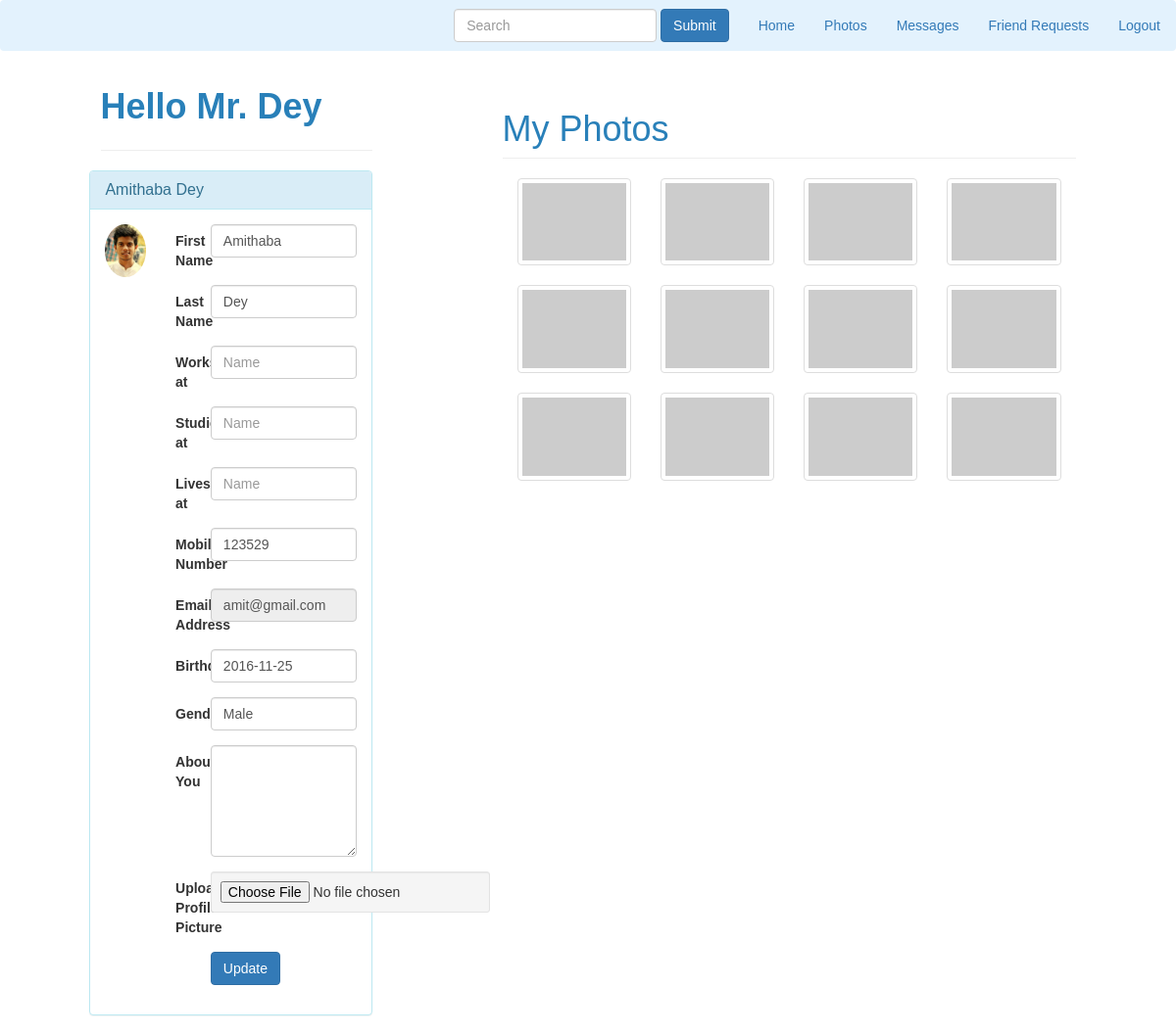
Page /photos.php (signed in) on the committed database.
### tables this page shows
CREATE TABLE IF NOT EXISTS `user` (
  `id` int(11) NOT NULL,
  `fname` varchar(255) NOT NULL,
  `lname` varchar(255) NOT NULL,
  `works` varchar(255) NOT NULL,
  `studies` varchar(255) NOT NULL,
  `live` varchar(255) NOT NULL,
  `mobile` varchar(255) NOT NULL,
  `email` varchar(255) NOT NULL,
  `password` varchar(255) NOT NULL,
  `birthday` varchar(255) NOT NULL,
  `gender` varchar(255) NOT NULL,
  `about` varchar(999) NOT NULL,
  `ppname` varchar(255) NOT NULL
);

### code.php (called while the page is built, shortened)
<?php
   include 'database.php';
   if(isset($_SESSION["name"])){
      $userEmail = $_SESSION["name"];
      $get_User_info_querry="SELECT * FROM user WHERE email='$userEmail'";
      $result = $conn->query($get_User_info_querry);
      $row = $result->fetch_assoc();
      if(!empty($row)){
        $user_fName=$row['fname'];
        $user_lName=$row['lname'];
        $user_work=$row['works'];
        $user_study=$row['studies'];
        $user_live=$row['live'];
        $user_phone=$row['mobile'];
        $user_email=$row['email'];
        $user_birth=$row['birthday'];
        $user_gender=$row['gender'];
        $user_ppName=$row['ppname'];
        if($user_gender=="Male"){
         $user_gender_def="Mr. ";
        }
        else{
         $user_gender_def="Miss ";
        }
      }
      else{
         echo "Sorry !!!!!!";
      }
   }
   else{
      header("Location:index.php");
   }
   ?>

### myProfile.php (the view, shortened to what this page needs)
<?php
require_once "code.php";
 ?>
<!DOCTYPE html>
<html lang="en">
   <head>
      <link rel="stylesheet" href="css/font-awesome.min.css">
      <link rel="stylesheet" href="css/bootstrap.min.css">
      <link rel="stylesheet" href="css/style.css">
      <link rel="stylesheet" href="css/responsive.css">
      <link rel="stylesheet" href="css/profile.css">
      <link href="css/round-about.css" rel="stylesheet">
   </head>
   <body>
         <div class="col-md-3">
            <h2 style= "padding-top: 6%; color: #2980B9"><?php echo "Hello ".$user_gender_def.$user_lName; ?></h2>
            <hr>
            <div class="panel panel-info" style="margin-left: -4%">
               <div class="panel-heading">
                  <h3 class="panel-title"><?php echo $user_fName." ".$user_lName; ?></h3>
               </div>
               <div class="panel-body">
                  <div class="row">
                     <div class="col-md-3 col-lg-3 " align="center">
                        <img alt="User Pic" src="<?php echo 'upload/'.$user_ppName; ?>" class="img-circle img-responsive">
                     </div>
                     <div class=" col-md-9 col-lg-9 ">
                        <form class="form-horizontal" action="profile.php" method="POST" enctype="multipart/form-data">
                           <div class="form-group">
                              <label for="inputName" class="col-sm-2 control-label">First Name</label>
                              <div class="col-sm-10">
                                 <input type="Name" class="form-control" id="inputName"  placeholder="Name"
                                    value='<?php echo $user_fName; ?>' name="user_fname">
                              </div>
                           </div>
                           <div class="form-group">
                              <label for="inputName" class="col-sm-2 control-label">Last Name</label>
                              <div class="col-sm-10">
                                 <input type="Name" class="form-control" id="inputName"  placeholder="Name"
                                    value='<?php echo $user_lName; ?>' name="user_lname">
                              </div>
                           </div>
                           <div class="form-group">
                              <label for="inputName" class="col-sm-2 control-label">Works at</label>
                              <div class="col-sm-10">
                                 <input type="Name" class="form-control" id="inputName"  placeholder="Name"
                                    value='<?php echo $user_work; ?>' name="user_work">
                              </div>
                           </div>
                           <div class="form-group">
                              <label for="inputName" class="col-sm-2 control-label">Studies at</label>
                              <div class="col-sm-10">
                                 <input type="Name" class="form-control" id="inputName"  placeholder="Name"
                                    value='<?php echo $user_study; ?>' name="user_study">
                              </div>
                           </div>
                           <div class="form-group">
                              <label for="inputName" class="col-sm-2 control-label">Lives at</label>
                              <div class="col-sm-10">
                                 <input type="Name" class="form-control" id="inputName"  placeholder="Name"
                                    value='<?php echo $user_live; ?>' name="user_live">
                              </div>
                           </div>
                           <div class="form-group">
                              <label for="inputName" class="col-sm-2 control-label">Mobile Number</label>
                              <div class="col-sm-10">
                                 <input type="Name" class="form-control" id="inputName"  placeholder="Name"
                                    value='<?php echo $user_phone; ?>' name="user_phone">
                              </div>
                           </div>
                           <div class="form-group">
                              <label for="inputName" class="col-sm-2 control-label">Email Address</label>
                              <div class="col-sm-10">
                                 <input type="Name" class="form-control" id="inputName" required placeholder="Name"
                                    value=<?php echo $user_email; ?> readonly>
                              </div>
                           </div>
                           <div class="form-group">
                              <label for="inputName" class="col-sm-2 control-label">Birthday</label>
                              <div class="col-sm-10">
                                 <input type="Name" class="form-control" id="inputName"  placeholder="Name"
                                    value='<?php echo $user_birth; ?>' name="user_birth">
                              </div>
                           </div>
                           <div class="form-group">
                              <label for="inputName" class="col-sm-2 control-label">Gender</label>
                              <div class="col-sm-10">
                                 <input type="Name" class="form-control" id="inputName" required placeholder="Name"
                                    value='<?php echo $user_gender; ?>' name="user_gender">
                              </div>
                           </div>
                           <div class="form-group">
                              <label for="inputAddress" class="col-sm-2 control-label">About You</label>
                              <div class="col-sm-10">
                                 <textarea id="txtArea" class="form-control" rows="5" cols="100" name="user_about"><?php echo $user_about; ?></textarea>
                              </div>
                           </div>
                           <div class="form-group">
                              <label for="inputName" class="col-sm-2 control-label">Upload Profile Picture</label>
                              <div class="col-sm-10">
                                 <input type="file" name="file" class="text-center center-block well well-sm">
                              </div>
                           </div>
                           <div class="form-group">
                              <div class="col-sm-offset-2 col-sm-10">
                                 <button type="submit" class="btn btn-primary" name="updateClick">Update</button>
                              </div>
                           </div>
                        </form>
                     </div>
                  </div>
               </div>
            </div>
         </div>
   </body>
</html>

### css/style.css (style rules this page uses)
body { margin: 0; padding: 0; font-family: 'Source Sans Pro', sans-serif; box-sizing: border-box; }
h2 { font-size: 36px; color: #1a1a1a; font-weight: 600; margin-bottom: 25px; margin-top: 0; }

### css/profile.css (style rules this page uses)
.panel { // border: 1px solid orange; }

### rows in the picture
user: gender "Mr.", lname "Dey", fname "Amithaba", ppname (picture), user_fname "Amithaba", user_lname "Dey", user_phone "123529", email "amit@gmail.com", user_birth "2016-11-25", user_gender "Male"
